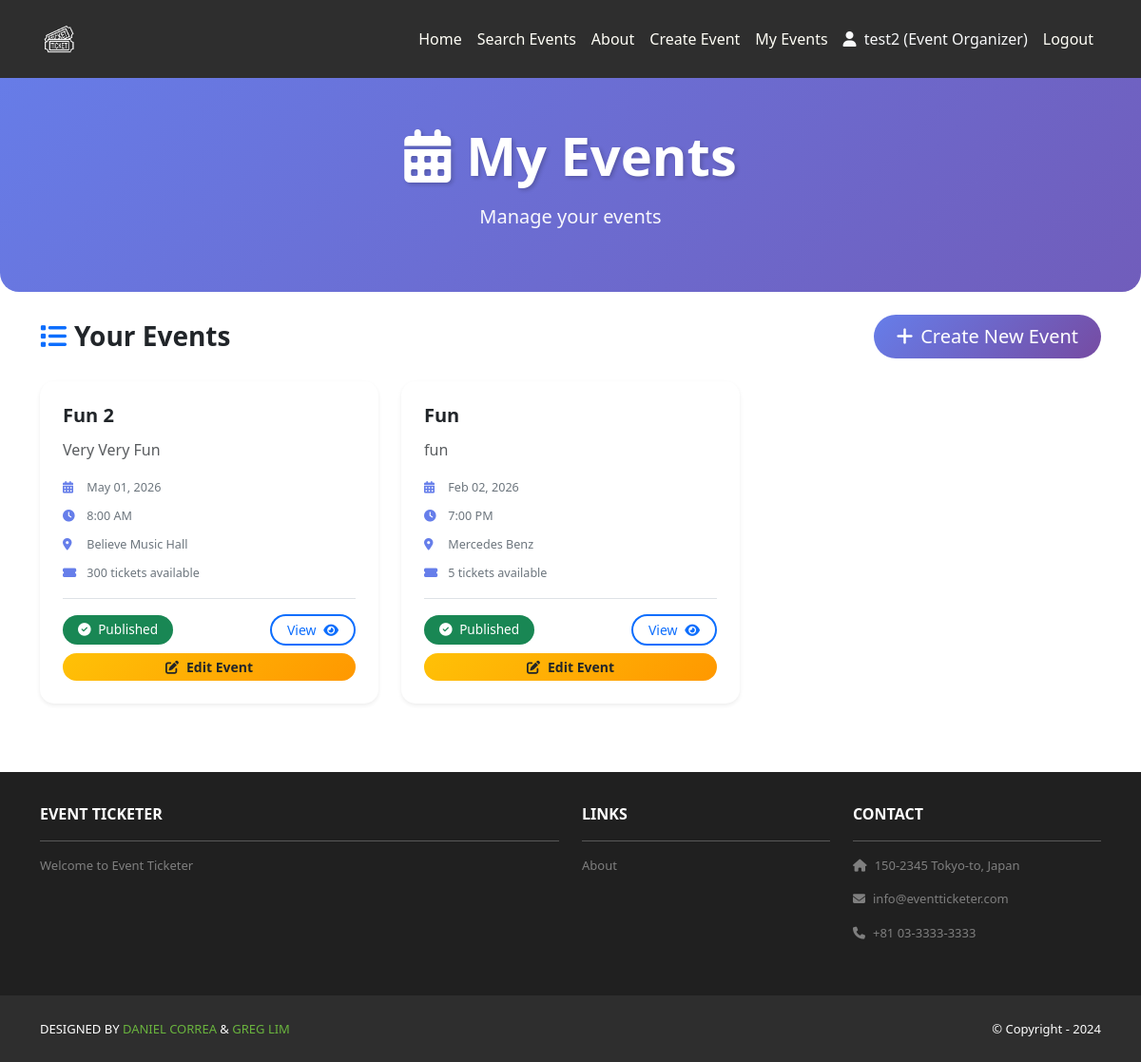
Page /events/my-events/ (signed in) on the earlier database version.
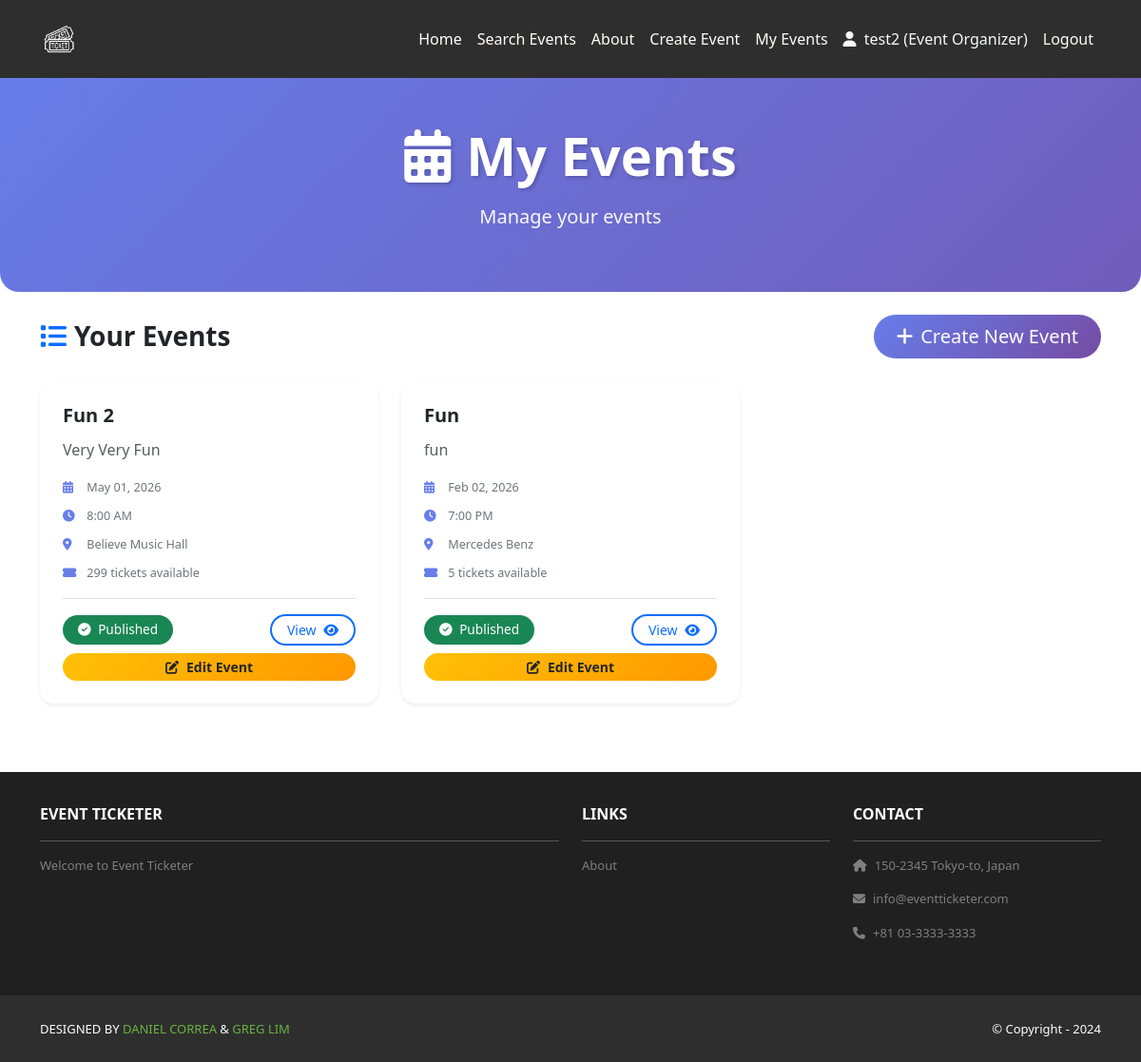
Same page on the later database version.
### home/models.py (models this page shows, shortened)
class Event(models.Model):
    title = models.CharField(max_length=200)
    description = models.TextField()
    date = models.DateField()
    time = models.TimeField()
    venue = models.CharField(max_length=300)
    latitude = models.DecimalField(max_digits=9, decimal_places=6, null=True, blank=True)
    longitude = models.DecimalField(max_digits=9, decimal_places=6, null=True, blank=True)
    ticket_price = models.DecimalField(max_digits=10, decimal_places=2)
    ticket_availability = models.PositiveIntegerField()
    organizer = models.ForeignKey(User, on_delete=models.CASCADE, related_name='organized_events')
    created_at = models.DateTimeField(auto_now_add=True)
    updated_at = models.DateTimeField(auto_now=True)
    is_published = models.BooleanField(default=True)
    class Meta:
        ordering = ['-created_at']

### home/views.py (the view)
# urls.py: path('events/my-events/', views.my_events, name='home.my_events'),
@login_required
def my_events(request):
    if not hasattr(request.user, 'userprofile') or request.user.userprofile.user_type != 'event_organizer':
        messages.error(request, 'Only Event Organizers can view this page.')
        return redirect('home.index')
    events = Event.objects.filter(organizer=request.user)
    template_data = {'title': 'My Events'}
    return render(request, 'home/my_events.html', {
        'template_data': template_data,
        'events': events
    })

### home/templates/home/my_events.html (shortened to what the changed rows need)
{% extends 'base.html' %}
{% load static %}
{% block content %}
<header class="masthead bg-my-events-header text-white text-center py-5 mb-4">
    <div class="container">
        <div class="row">
            <div class="col-lg-8 mx-auto">
                <h1 class="display-4 fw-bold mb-3" style="text-shadow: 2px 2px 4px rgba(0, 0, 0, 0.2);">
                    <i class="fas fa-calendar-alt me-3"></i>My Events
                </h1>
            </div>
        </div>
    </div>
</header>
<div class="container mb-5">
    <div class="row">
        <div class="col-12">
            {% if events %}
                <div class="row">
                    {% for event in events %}
                    <div class="col-md-6 col-lg-4 mb-4">
                        <div class="card h-100 shadow-sm event-card">
                            <div class="card-body">
                                <h5 class="card-title">{{ event.title }}</h5>
                                <p class="card-text text-muted">{{ event.description|truncatewords:20 }}</p>
                                <div class="event-info mb-2">
                                    <small>
                                        <i class="fas fa-calendar-alt me-1"></i>
                                        {{ event.date|date:"M d, Y" }}
                                    </small>
                                </div>
                                <div class="event-info mb-2">
                                    <small>
                                        <i class="fas fa-clock me-1"></i>
                                        {{ event.time|time:"g:i A" }}
                                    </small>
                                </div>
                                <div class="event-info mb-2">
                                    <small>
                                        <i class="fas fa-map-marker-alt me-1"></i>
                                        {{ event.venue|truncatewords:5 }}
                                    </small>
                                </div>
                                <div class="event-info mb-3">
                                    <small>
                                        <i class="fas fa-ticket-alt me-1"></i>
                                        {{ event.ticket_availability }} tickets available
                                    </small>
                                </div>
                                <div class="d-flex flex-column gap-2 mt-3 pt-3 border-top">
                                    <div class="d-flex justify-content-between align-items-center">
                                        <span class="badge {% if event.is_published %}bg-success{% else %}bg-secondary{% endif %} px-3 py-2 rounded-pill">
                                            <i class="fas fa-{% if event.is_published %}check-circle{% else %}clock{% endif %} me-1"></i>
                                            {% if event.is_published %}Published{% else %}Draft{% endif %}
                                        </span>
                                        <a href="{% url 'home.event_detail' event.id %}" class="btn btn-sm btn-outline-primary rounded-pill px-3">
                                            View <i class="fas fa-eye ms-1"></i>
                                        </a>
                                    </div>
                                    <a href="{% url 'home.edit_event' event.id %}" class="btn btn-sm btn-warning rounded-pill px-3 w-100">
                                        <i class="fas fa-edit me-2"></i>Edit Event
                                    </a>
                                </div>
                            </div>
                        </div>
                    </div>
                    {% endfor %}
                </div>
            {% endif %}
        </div>
    </div>
</div>
{% endblock %}

Differences in the rows shown:
changed Event "Fun 2": ticket_availability "300" → "299"
